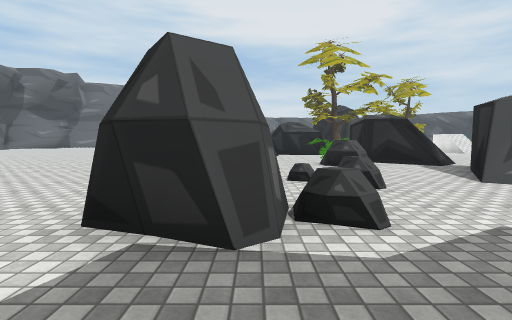
View 1 (above)

16 first-person views from a walk through a scene from a Unity 3-D project. The camera is 1.3 m above the floor, tilts 4° down and sees 85° across. The floor is counted in squares, 2 m on a side. Each view is taken from the middle of a square. On the plan, view 1 faces up. The plan holds only what a view shows up to about 9 squares ahead; the rest is blank. The place goes on beyond the plan. The player is left out. Some surface patterns are stand-ins.

View 2
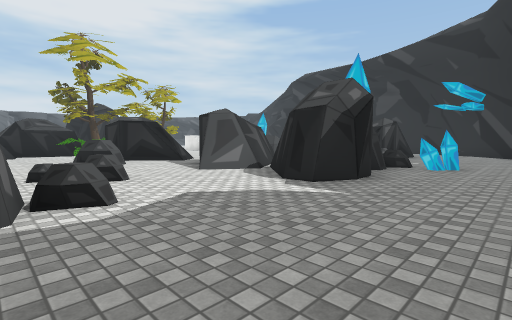

View 3
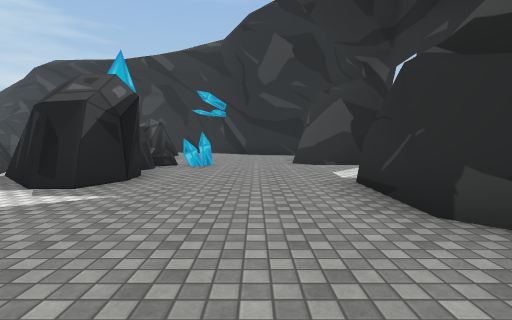

View 4
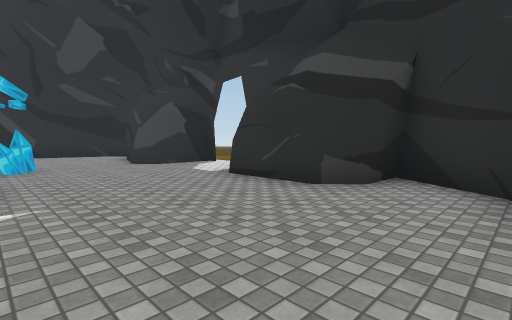

View 5
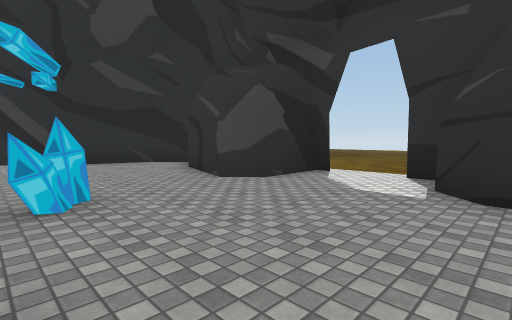

View 6
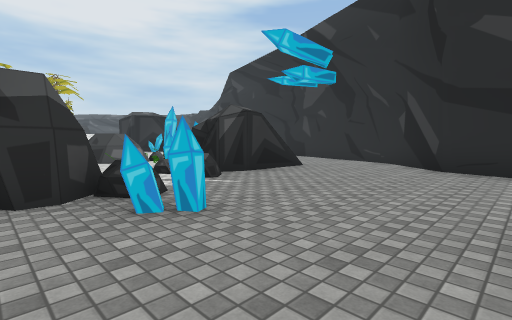

View 7
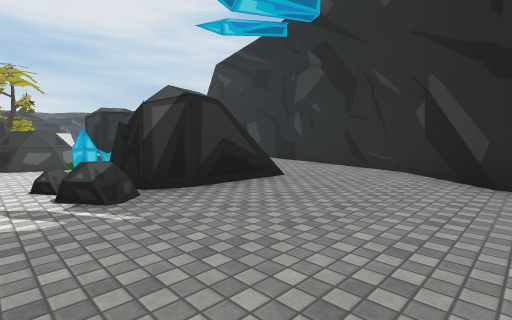

View 8
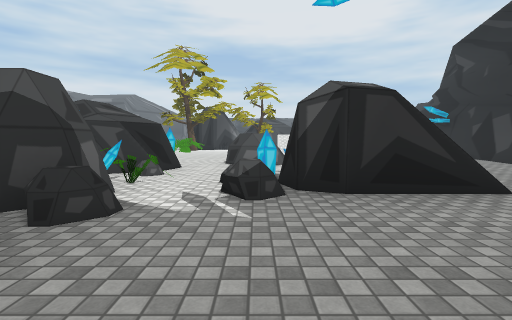

View 9
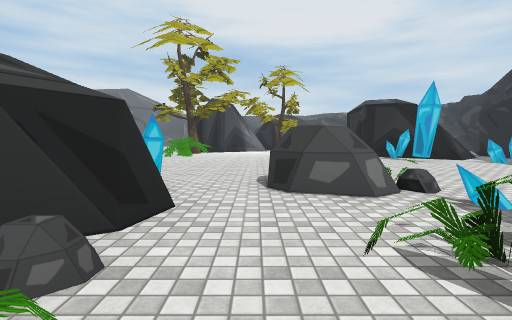

View 10
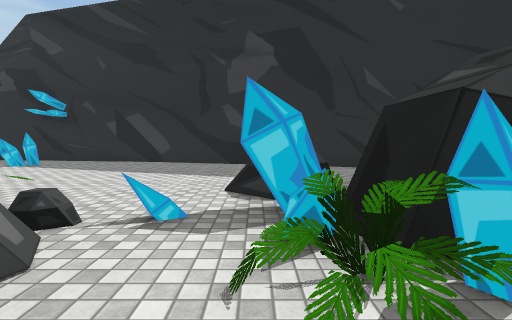

View 11
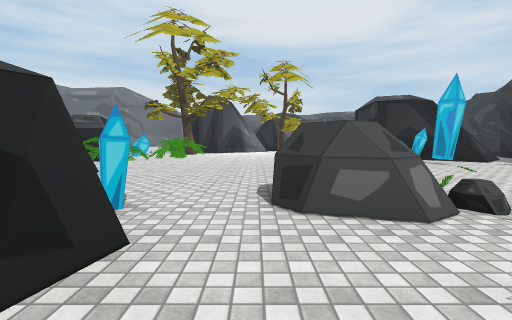

View 12
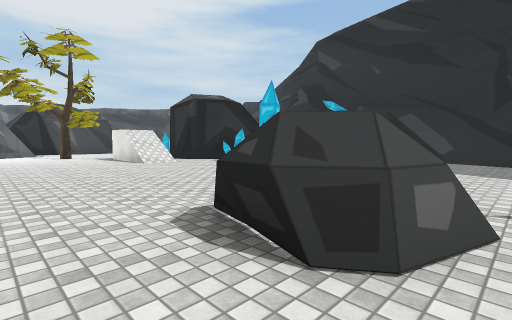

View 13
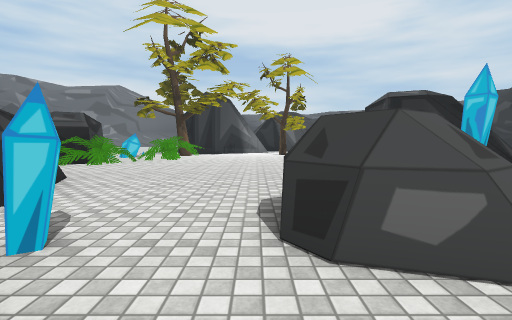

View 14
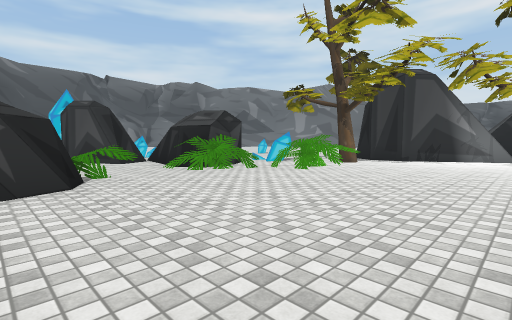

View 15
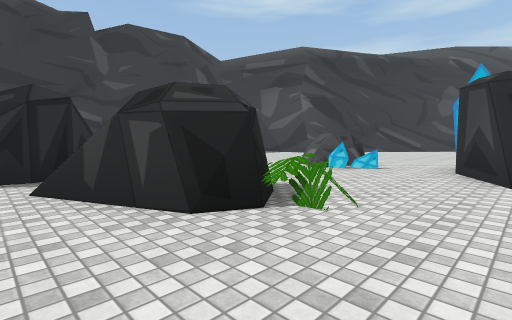

View 16
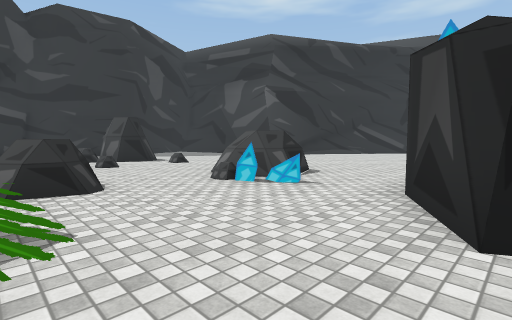

### Floor plan
Key: @ floor where view 1 was taken; # wall or solid block; x gap in a wall; . floor; / step, stairs or slope; = window, fence, low wall or low ledge; ^ raised ledge; T tree.
Columns run from 7 left of view 1 to 17 right of it. Each row starts with its distance up from view 1.
 20               ##
 19              ##.
 18             ....T
 17             T....
 16           #.==....
 15           #===..../
 14          ##=....../.  ##
 13        ###==........###.
 12       ###...........#...#
 11      ##...==..........#./
 10   ......../#............/
  9 ......=...###.........../
  8 .....##=.=###...#......./
  7  ...  ...^=.x..x##....../
  6  .... ......##...x.....//
  5   .........####.=##^...#
  4    .....=..###=.####..##
  3     ..##....###.####..#
  2      .##=..####.=.....#
  1       ........#......##
  0        @............##
 -1        .............#
 -2        ........##..##
 -3        ######.######
 -4         ##  #.#
 -5              ..
 -6              ...
 -7              ...
 -8               ..

Positions as (right, up) in squares from view 1, and headings:
1: (0, 0), facing up
2: (0, -1), facing up-right
3: (0, -1), facing right
4: (0, 1), facing down-right
5: (4, 1), facing down-right
6: (6, -2), facing up-right
7: (8, -1), facing up-right
8: (9, -1), facing up
9: (8, 3), facing up
10: (8, 5), facing right
11: (8, 4), facing up
12: (7, 6), facing up-right
13: (8, 5), facing up
14: (9, 9), facing up-left
15: (6, 12), facing down-left
16: (3, 12), facing down-left
